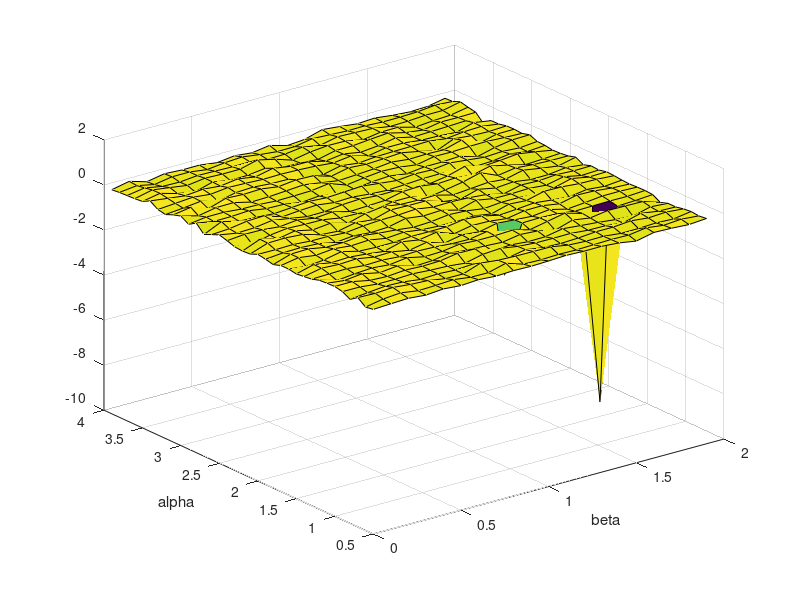

Recreate this plot in MATLAB.
%test compare
alpha = csvread('test_alpha.csv');
beta = csvread('test_beta.csv');
energy_diff = csvread('energy_diff.csv');
surf(beta,alpha,energy_diff);
xlabel('beta')
ylabel('alpha')